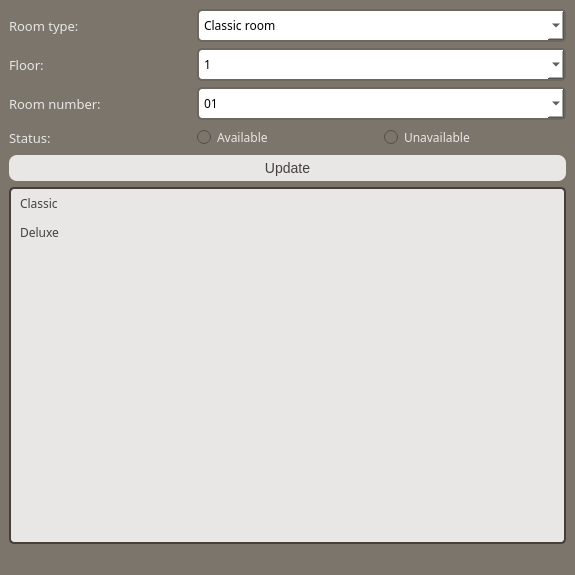
<?xml version="1.0" encoding="UTF-8"?>
<ui version="4.0">
 <class>MainWindow</class>
 <widget class="QMainWindow" name="MainWindow">
  <property name="geometry">
   <rect>
    <x>0</x>
    <y>0</y>
    <width>575</width>
    <height>575</height>
   </rect>
  </property>
  <property name="font">
   <font>
    <family>Sitka Banner Semibold</family>
   </font>
  </property>
  <property name="windowTitle">
   <string>Rooms Management Screen</string>
  </property>
  <property name="styleSheet">
   <string notr="true">background-color: rgb(123, 117, 107);</string>
  </property>
  <widget class="QWidget" name="centralwidget">
   <layout class="QGridLayout" name="gridLayout_2">
    <item row="5" column="0">
     <widget class="QListWidget" name="listWidgetRoomList">
      <property name="font">
       <font>
        <family>Sitka</family>
       </font>
      </property>
      <property name="styleSheet">
       <string notr="true">QListWidget {
    border: 2px solid #493d37;
    border-radius: 5px;
    background-color: #e8e7e6;
    color: #44413b;
}

QListWidget::item {
    padding: 5px;
    border: 1px solid transparent;
}

QListWidget::item:hover {
    /* Hiệu ứng khi di chuột qua mục */
    background-color: #f1f1f1;
    border: 1px solid #493d37;
    border-radius: 3px;
}

QListWidget::item:selected {
    background-color: #b8b4ad;
    color: #ffffff;
    border: 1px solid #b8b4ad;
}
</string>
      </property>
      <item>
       <property name="text">
        <string>Classic</string>
       </property>
      </item>
      <item>
       <property name="text">
        <string>Deluxe</string>
       </property>
      </item>
     </widget>
    </item>
    <item row="0" column="0">
     <layout class="QGridLayout" name="gridLayout">
      <item row="3" column="1">
       <widget class="QRadioButton" name="radioButtonAvailable">
        <property name="font">
         <font>
          <family>Sitka Subheading</family>
          <pointsize>9</pointsize>
         </font>
        </property>
        <property name="styleSheet">
         <string notr="true">QRadioButton {
	transition: all 0.3s ease;
	color: #e8e7e6
}
</string>
        </property>
        <property name="text">
         <string>Available</string>
        </property>
        <property name="icon">
         <iconset>
          <normaloff>../images/image(15).png</normaloff>../images/image(15).png</iconset>
        </property>
       </widget>
      </item>
      <item row="0" column="0">
       <widget class="QLabel" name="label">
        <property name="font">
         <font>
          <family>Sitka Text Semibold</family>
          <pointsize>10</pointsize>
         </font>
        </property>
        <property name="styleSheet">
         <string notr="true">QLabel {
	color: #e8e7e6
}</string>
        </property>
        <property name="text">
         <string>Room type:</string>
        </property>
       </widget>
      </item>
      <item row="2" column="0">
       <widget class="QLabel" name="label_3">
        <property name="font">
         <font>
          <family>Sitka Text Semibold</family>
          <pointsize>10</pointsize>
         </font>
        </property>
        <property name="styleSheet">
         <string notr="true">QLabel {
	color: #e8e7e6
}</string>
        </property>
        <property name="text">
         <string>Room number:</string>
        </property>
       </widget>
      </item>
      <item row="1" column="0">
       <widget class="QLabel" name="label_2">
        <property name="font">
         <font>
          <family>Sitka Text Semibold</family>
          <pointsize>10</pointsize>
         </font>
        </property>
        <property name="styleSheet">
         <string notr="true">QLabel {
	color: #e8e7e6
}</string>
        </property>
        <property name="text">
         <string>Floor:</string>
        </property>
       </widget>
      </item>
      <item row="3" column="2">
       <widget class="QRadioButton" name="radioButtonUnavailable">
        <property name="font">
         <font>
          <family>Sitka Heading</family>
          <pointsize>9</pointsize>
         </font>
        </property>
        <property name="styleSheet">
         <string notr="true">QRadioButton {
	transition: all 0.3s ease;
	color: #e8e7e6
}
</string>
        </property>
        <property name="text">
         <string>Unavailable</string>
        </property>
        <property name="icon">
         <iconset>
          <normaloff>../images/image(14).png</normaloff>../images/image(14).png</iconset>
        </property>
       </widget>
      </item>
      <item row="2" column="1" colspan="2">
       <widget class="QComboBox" name="comboBoxRoomNumber">
        <property name="font">
         <font>
          <family>Sitka</family>
          <pointsize>9</pointsize>
         </font>
        </property>
        <property name="styleSheet">
         <string notr="true">QComboBox {
    border: 2px solid #6d685f;
    border-radius: 5px;
    padding: 5px;
    background-color: #ffffff;
    color: #000000;
}

QComboBox:hover {
    border: 3px solid #b8b4ad;
}

QComboBox QAbstractItemView {
    background-color: #f9f9f9;
    selection-background-color: #c4c0bb;
    selection-color: #37342f;      
}</string>
        </property>
        <item>
         <property name="text">
          <string>01</string>
         </property>
        </item>
        <item>
         <property name="text">
          <string>02</string>
         </property>
        </item>
        <item>
         <property name="text">
          <string>03</string>
         </property>
        </item>
        <item>
         <property name="text">
          <string>04</string>
         </property>
        </item>
        <item>
         <property name="text">
          <string>05</string>
         </property>
        </item>
        <item>
         <property name="text">
          <string>06</string>
         </property>
        </item>
        <item>
         <property name="text">
          <string>07</string>
         </property>
        </item>
        <item>
         <property name="text">
          <string>08</string>
         </property>
        </item>
       </widget>
      </item>
      <item row="1" column="1" colspan="2">
       <widget class="QComboBox" name="comboBoxFloor">
        <property name="font">
         <font>
          <family>Sitka</family>
          <pointsize>9</pointsize>
         </font>
        </property>
        <property name="styleSheet">
         <string notr="true">QComboBox {
    border: 2px solid #6d685f;
    border-radius: 5px;
    padding: 5px;
    background-color: #ffffff;
    color: #000000;
}

QComboBox:hover {
    border: 3px solid #b8b4ad;
}

QComboBox QAbstractItemView {
    background-color: #f9f9f9;
    selection-background-color: #c4c0bb;
    selection-color: #37342f;      
}</string>
        </property>
        <item>
         <property name="text">
          <string>1</string>
         </property>
        </item>
        <item>
         <property name="text">
          <string>2</string>
         </property>
        </item>
        <item>
         <property name="text">
          <string>3</string>
         </property>
        </item>
        <item>
         <property name="text">
          <string>4</string>
         </property>
        </item>
        <item>
         <property name="text">
          <string>5</string>
         </property>
        </item>
        <item>
         <property name="text">
          <string>6</string>
         </property>
        </item>
        <item>
         <property name="text">
          <string>7</string>
         </property>
        </item>
        <item>
         <property name="text">
          <string>8</string>
         </property>
        </item>
        <item>
         <property name="text">
          <string>9</string>
         </property>
        </item>
        <item>
         <property name="text">
          <string>10</string>
         </property>
        </item>
       </widget>
      </item>
      <item row="0" column="1" colspan="2">
       <widget class="QComboBox" name="comboBoxRoomType">
        <property name="font">
         <font>
          <family>Sitka</family>
          <pointsize>9</pointsize>
         </font>
        </property>
        <property name="styleSheet">
         <string notr="true">QComboBox {
    border: 2px solid #6d685f;
    border-radius: 5px;
    padding: 5px;
    background-color: #ffffff;
    color: #000000;
}

QComboBox:hover {
    border: 3px solid #b8b4ad;
}

QComboBox QAbstractItemView {
    background-color: #f9f9f9;
    selection-background-color: #c4c0bb;
    selection-color: #37342f;      
}</string>
        </property>
        <item>
         <property name="text">
          <string>Classic room</string>
         </property>
        </item>
        <item>
         <property name="text">
          <string>Deluxe room</string>
         </property>
        </item>
        <item>
         <property name="text">
          <string>Family room</string>
         </property>
        </item>
        <item>
         <property name="text">
          <string>Master suite</string>
         </property>
        </item>
       </widget>
      </item>
      <item row="3" column="0">
       <widget class="QLabel" name="label_4">
        <property name="font">
         <font>
          <family>Sitka Text Semibold</family>
          <pointsize>10</pointsize>
         </font>
        </property>
        <property name="styleSheet">
         <string notr="true">QLabel {
	color: #e8e7e6
}</string>
        </property>
        <property name="text">
         <string>Status:</string>
        </property>
       </widget>
      </item>
     </layout>
    </item>
    <item row="1" column="0">
     <layout class="QHBoxLayout" name="horizontalLayout_2">
      <item>
       <widget class="QPushButton" name="pushButtonUpdate">
        <property name="font">
         <font>
          <pointsize>-1</pointsize>
         </font>
        </property>
        <property name="styleSheet">
         <string notr="true">QPushButton {
    background-color: #e8e7e6;
    color: #44413b; 
    border: none;
    border-radius: 8px; 
    padding: 5px 20px; 
    font-size: 14px;
}

QPushButton:hover {
    background-color: #c2c0bd;
}

QPushButton:pressed {
    background-color: #918d88; 
}</string>
        </property>
        <property name="text">
         <string>Update</string>
        </property>
        <property name="shortcut">
         <string>Return</string>
        </property>
       </widget>
      </item>
     </layout>
    </item>
   </layout>
  </widget>
  <widget class="QMenuBar" name="menubar">
   <property name="geometry">
    <rect>
     <x>0</x>
     <y>0</y>
     <width>575</width>
     <height>26</height>
    </rect>
   </property>
  </widget>
  <widget class="QStatusBar" name="statusbar"/>
 </widget>
 <resources/>
 <connections/>
</ui>
